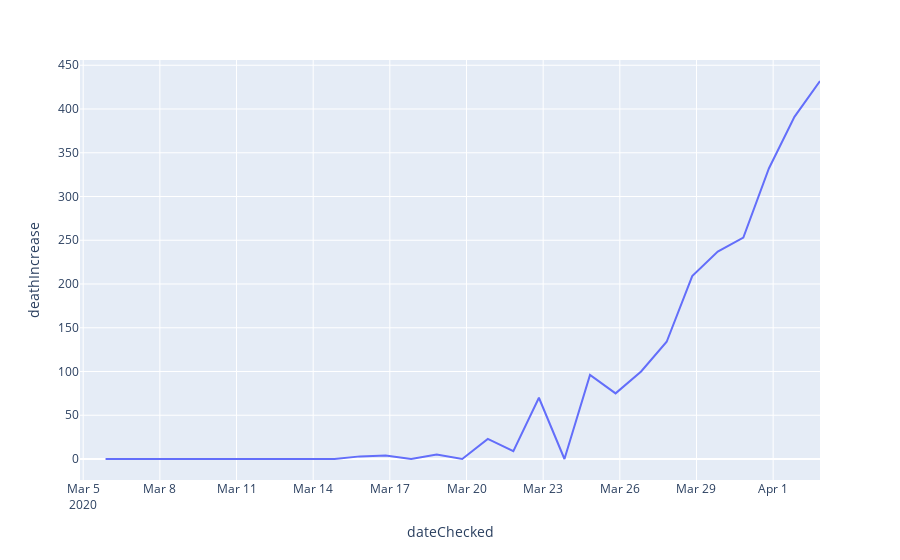

This figure's notebook cell:
### Markdown cell above
This is the increase trend of deaths:

### Code cell
fig = px.line(df3, x='dateChecked', y='deathIncrease')
fig.show()

### Figure 1 — Plotly figure (JSON) as saved in the notebook; plotly's stock layout.template omitted (floating-point values rounded to 4 significant figures)
{"data": [{"hoverlabel": {"namelength": 0}, "hovertemplate": "dateChecked=%{x}<br>deathIncrease=%{y}", "legendgroup": "", "line": {"color": "#636efa", "dash": "solid"}, "mode": "lines", "name": "", "showlegend": false, "type": "scatter", "x": ["2020-04-02T20:00:00Z", "2020-04-01T20:00:00Z", "2020-03-31T20:00:00Z", "2020-03-30T20:00:00Z", "2020-03-29T20:00:00Z", "2020-03-28T20:00:00Z", "2020-03-27T20:00:00Z", "2020-03-26T20:00:00Z", "2020-03-25T20:00:00Z", "2020-03-24T20:00:00Z", "2020-03-23T20:00:00Z", "2020-03-22T20:00:00Z", "2020-03-21T20:00:00Z", "2020-03-20T20:00:00Z", "2020-03-19T20:00:00Z", "2020-03-18T20:00:00Z", "2020-03-17T20:00:00Z", "2020-03-16T20:00:00Z", "2020-03-15T20:00:00Z", "2020-03-14T20:00:00Z", "2020-03-13T20:00:00Z", "2020-03-12T20:00:00Z", "2020-03-11T20:00:00Z", "2020-03-10T20:00:00Z", "2020-03-09T20:00:00Z", "2020-03-08T20:00:00Z", "2020-03-07T21:00:00Z", "2020-03-06T21:00:00Z", "2020-03-05T21:00:00Z", "2020-03-04T21:00:00Z"], "xaxis": "x", "y": [432, 391, 332, 253, 237, 209, 134, 100, 75, 96, 0, 70, 9, 23, 0, 5, 0, 4, 3, 0, 0, 0, 0, 0, 0, 0, 0, 0, 0, null], "yaxis": "y"}], "layout": {"legend": {"tracegroupgap": 0}, "margin": {"t": 60}, "xaxis": {"anchor": "y", "domain": [0, 1], "title": {"text": "dateChecked"}}, "yaxis": {"anchor": "x", "domain": [0, 1], "title": {"text": "deathIncrease"}}}}
